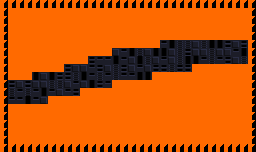

This game map was drawn from its Tiled (.tmx) file and the tilesets committed beside it. A one-line description and the trimmed map source follow:
An orthogonal 32x19 tile map with 8x8 px tiles, 8 tile layers (Background, GeometryBG, GeometryDestroyable, Geometry, ...), 2 hidden layers not drawn, 2 tilesets and 142 objects.

<map version="1.0" orientation="orthogonal" renderorder="left-down" width="32" height="19" tilewidth="8" tileheight="8" nextobjectid="1">
 <tileset firstgid="1" source="exported_tilesets/prototype.tsx" />
 <tileset firstgid="86" name="Zeta" tilewidth="8" tileheight="8" spacing="1" margin="1" tilecount="176" columns="4">
  <image source="../Sprites/geometry/zeta_complex/zeta_complex.png" width="37" height="397" />
  <terraintypes>
   <terrain name="Purple" tile="-1" />
  </terraintypes>
  <tile id="0">
   <objectgroup draworder="index">
    <object id="1" x="0" y="0" width="8" height="8" />
   </objectgroup>
  </tile>
  <tile id="1">
   <objectgroup draworder="index">
    <object id="1" x="0" y="0" width="8" height="8" />
   </objectgroup>
  </tile>
  <tile id="2" terrain="0,,0,">
   <objectgroup draworder="index">
    <object id="2" x="0" y="0" width="8" height="8" />
   </objectgroup>
  </tile>
  <tile id="3">
   <objectgroup draworder="index">
    <object id="1" x="0" y="0" width="8" height="8" />
   </objectgroup>
  </tile>
  <tile id="4">
   <objectgroup draworder="index">
    <object id="1" x="0" y="0" width="8" height="8" />
   </objectgroup>
  </tile>
  <tile id="5" terrain="0,0,0,0">
   <objectgroup draworder="index">
    <object id="1" x="0" y="0" width="8" height="8" />
   </objectgroup>
  </tile>
  <tile id="6" terrain="0,0,0,0">
   <objectgroup draworder="index">
    <object id="1" x="0" y="0" width="8" height="8" />
   </objectgroup>
  </tile>
  <tile id="7" terrain="0,0,,">
   <objectgroup draworder="index">
    <object id="1" x="0" y="0" width="8" height="8" />
   </objectgroup>
  </tile>
  <tile id="8" terrain="0,,,">
   <objectgroup draworder="index">
    <object id="2" x="0" y="0">
     <polygon points="0,0 0,8 8,0" />
    </object>
   </objectgroup>
  </tile>
  <tile id="9" terrain=",,0,">
   <objectgroup draworder="index">
    <object id="2" x="0" y="0">
     <polygon points="0,0 0,8 8,8" />
    </object>
   </objectgroup>
  </tile>
  <tile id="10" terrain=",,0,0">
   <objectgroup draworder="index">
    <object id="1" x="0" y="0" width="8" height="8" />
   </objectgroup>
  </tile>
  <tile id="11" terrain=",,,0">
   <objectgroup draworder="index">
    <object id="3" x="0" y="8">
     <polygon points="0,0 8,-8 8,0 0,0" />
    </object>
   </objectgroup>
  </tile>
  <tile id="12">
   <objectgroup draworder="index">
    <object id="1" x="0" y="0" width="8" height="8" />
   </objectgroup>
  </tile>
  <tile id="13" terrain=",0,,0">
   <objectgroup draworder="index">
    <object id="1" x="0" y="0" width="8" height="8" />
   </objectgroup>
  </tile>
  <tile id="14" terrain=",0,,">
   <objectgroup draworder="index">
    <object id="2" x="0" y="0">
     <polygon points="0,0 8,8 8,0" />
    </object>
   </objectgroup>
  </tile>
  <tile id="15">
   <objectgroup draworder="index">
    <object id="1" x="5" y="0" width="3" height="8" />
   </objectgroup>
  </tile>
  <tile id="16">
   <objectgroup draworder="index">
    <object id="2" x="0" y="0" width="3" height="8" />
   </objectgroup>
  </tile>
  <tile id="17">
   <objectgroup draworder="index">
    <object id="1" x="0" y="0" width="8" height="8" />
   </objectgroup>
  </tile>
  <tile id="18">
   <objectgroup draworder="index">
    <object id="1" x="0" y="0" width="8" height="8" />
   </objectgroup>
  </tile>
  <tile id="19">
   <objectgroup draworder="index">
    <object id="1" x="0" y="0" width="8" height="8" />
   </objectgroup>
  </tile>
  <tile id="20">
   <objectgroup draworder="index">
    <object id="1" x="0" y="0" width="8" height="8" />
   </objectgroup>
  </tile>
  <tile id="21">
   <objectgroup draworder="index">
    <object id="1" x="0" y="0" width="8" height="8" />
   </objectgroup>
  </tile>
  <tile id="22">
   <objectgroup draworder="index">
    <object id="1" x="0" y="0" width="8" height="8" />
   </objectgroup>
  </tile>
  <tile id="23">
   <objectgroup draworder="index">
    <object id="1" x="0" y="0" width="8" height="8" />
   </objectgroup>
  </tile>
  <tile id="24">
   <objectgroup draworder="index">
    <object id="1" x="0" y="0" width="8" height="8" />
   </objectgroup>
  </tile>
  <tile id="25">
   <objectgroup draworder="index">
    <object id="1" x="0" y="0" width="8" height="8" />
   </objectgroup>
  </tile>
  <tile id="26">
   <objectgroup draworder="index">
    <object id="1" x="0" y="0" width="8" height="8" />
   </objectgroup>
  </tile>
  <tile id="27">
   <objectgroup draworder="index">
    <object id="1" x="0" y="0" width="8" height="8" />
   </objectgroup>
  </tile>
  <tile id="28">
   <objectgroup draworder="index">
    <object id="1" x="0" y="0" width="8" height="8" />
   </objectgroup>
  </tile>
  <tile id="29">
   <objectgroup draworder="index">
    <object id="1" x="0" y="0" width="8" height="8" />
   </objectgroup>
  </tile>
  <tile id="30">
   <objectgroup draworder="index">
    <object id="1" x="0" y="0" width="8" height="8" />
   </objectgroup>
  </tile>
  <tile id="31">
   <objectgroup draworder="index">
    <object id="1" x="0" y="0" width="8" height="8" />
   </objectgroup>
  </tile>
  <tile id="32">
   <objectgroup draworder="index">
    <object id="1" x="0" y="0" width="8" height="8" />
   </objectgroup>
  </tile>
  <tile id="33">
   <objectgroup draworder="index">
    <object id="1" x="0" y="0" width="8" height="8" />
   </objectgroup>
  </tile>
  <tile id="34">
   <objectgroup draworder="index">
    <object id="1" x="0" y="0" width="8" height="8" />
   </objectgroup>
  </tile>
  <tile id="35">
   <objectgroup draworder="index">
    <object id="1" x="0" y="0" width="8" height="8" />
   </objectgroup>
  </tile>
  <tile id="36">
   <objectgroup draworder="index">
    <object id="1" x="0" y="0" width="8" height="8" />
   </objectgroup>
  </tile>
  <tile id="37">
   <objectgroup draworder="index">
    <object id="1" x="0" y="0" width="8" height="8" />
   </objectgroup>
  </tile>
  <tile id="38">
   <objectgroup draworder="index">
    <object id="1" x="0" y="0" width="8" height="8" />
   </objectgroup>
  </tile>
  <tile id="39">
   <objectgroup draworder="index">
    <object id="2" x="0" y="8">
     <polygon points="0,0 8,0 8,-8 6,-8 6,-7 4,-7 4,-6 3,-6 3,-5 2,-5 2,-4 1,-4 1,-2 0,-2" />
    </object>
   </objectgroup>
  </tile>
  <tile id="40">
   <objectgroup draworder="index">
    <object id="1" x="0" y="0" width="8" height="8" />
   </objectgroup>
  </tile>
  <tile id="41">
   <objectgroup draworder="index">
    <object id="1" x="0" y="0" width="8" height="8" />
   </objectgroup>
  </tile>
  <tile id="42">
   <objectgroup draworder="index">
    <object id="3" x="0" y="8">
     <polygon points="0,0 8,0 8,-2 7,-2 7,-4 6,-4 6,-5 5,-5 5,-6 4,-6 4,-7 2,-7 2,-8 0,-8" />
    </object>
   </objectgroup>
  </tile>
  <tile id="43">
   <objectgroup draworder="index">
    <object id="1" x="0" y="0" width="8" height="8" />
   </objectgroup>
  </tile>
  <tile id="44">
   <objectgroup draworder="index">
    <!-- 1 objects omitted --></objectgroup>
  </tile>
  <tile id="45">
   <objectgroup draworder="index">
    <!-- 1 objects omitted --></objectgroup>
  </tile>
  <tile id="46">
   <objectgroup draworder="index">
    <!-- 1 objects omitted --></objectgroup>
  </tile>
  <tile id="47">
   <objectgroup draworder="index">
    <!-- 1 objects omitted --></objectgroup>
  </tile>
  <tile id="48">
   <objectgroup draworder="index">
    <!-- 1 objects omitted --></objectgroup>
  </tile>
  <tile id="49">
   <objectgroup draworder="index">
    <!-- 1 objects omitted --></objectgroup>
  </tile>
  <tile id="50">
   <objectgroup draworder="index">
    <!-- 1 objects omitted --></objectgroup>
  </tile>
  <tile id="51">
   <objectgroup draworder="index">
    <!-- 1 objects omitted --></objectgroup>
  </tile>
  <tile id="52">
   <objectgroup draworder="index">
    <!-- 4 objects omitted --></objectgroup>
  </tile>
  <tile id="53">
   <objectgroup draworder="index">
    <!-- 2 objects omitted --></objectgroup>
  </tile>
  <tile id="54">
   <objectgroup draworder="index">
    <!-- 1 objects omitted --></objectgroup>
  </tile>
  <tile id="55">
   <objectgroup draworder="index">
    <!-- 4 objects omitted --></objectgroup>
  </tile>
  <tile id="56">
   <objectgroup draworder="index">
    <!-- 1 objects omitted --></objectgroup>
  </tile>
  <tile id="57">
   <objectgroup draworder="index">
    <!-- 1 objects omitted --></objectgroup>
  </tile>
  <tile id="63">
   <objectgroup draworder="index">
    <!-- 1 objects omitted --></objectgroup>
  </tile>
  <tile id="64">
   <objectgroup draworder="index">
    <!-- 1 objects omitted --></objectgroup>
  </tile>
  <tile id="65">
   <objectgroup draworder="index">
    <!-- 1 objects omitted --></objectgroup>
  </tile>
  <tile id="66">
   <objectgroup draworder="index">
    <!-- 1 objects omitted --></objectgroup>
  </tile>
  <tile id="67">
   <objectgroup draworder="index">
    <!-- 1 objects omitted --></objectgroup>
  </tile>
  <tile id="68">
   <objectgroup draworder="index">
    <!-- 1 objects omitted --></objectgroup>
  </tile>
  <tile id="69">
   <objectgroup draworder="index">
    <!-- 1 objects omitted --></objectgroup>
  </tile>
  <tile id="70">
   <objectgroup draworder="index">
    <!-- 1 objects omitted --></objectgroup>
  </tile>
  <tile id="71">
   <objectgroup draworder="index">
    <!-- 1 objects omitted --></objectgroup>
  </tile>
  <tile id="72">
   <objectgroup draworder="index">
    <!-- 1 objects omitted --></objectgroup>
  </tile>
  <tile id="73">
   <objectgroup draworder="index">
    <!-- 1 objects omitted --></objectgroup>
  </tile>
  <tile id="74">
   <objectgroup draworder="index">
    <!-- 1 objects omitted --></objectgroup>
  </tile>
  <tile id="75">
   <objectgroup draworder="index">
    <!-- 1 objects omitted --></objectgroup>
  </tile>
  <tile id="76">
   <objectgroup draworder="index">
    <!-- 1 objects omitted --></objectgroup>
  </tile>
  <tile id="77">
   <objectgroup draworder="index">
    <!-- 1 objects omitted --></objectgroup>
  </tile>
  <tile id="78">
   <objectgroup draworder="index">
    <!-- 1 objects omitted --></objectgroup>
  </tile>
  <tile id="79">
   <objectgroup draworder="index">
    <!-- 1 objects omitted --></objectgroup>
  </tile>
  <tile id="80">
   <objectgroup draworder="index">
    <!-- 1 objects omitted --></objectgroup>
  </tile>
  <tile id="81">
   <objectgroup draworder="index">
    <!-- 1 objects omitted --></objectgroup>
  </tile>
  <tile id="82">
   <objectgroup draworder="index">
    <!-- 1 objects omitted --></objectgroup>
  </tile>
  <tile id="83">
   <objectgroup draworder="index" />
  </tile>
  <tile id="94">
   <objectgroup draworder="index">
    <!-- 1 objects omitted --></objectgroup>
  </tile>
  <tile id="104">
   <objectgroup draworder="index">
    <!-- 1 objects omitted --></objectgroup>
  </tile>
  <tile id="105">
   <objectgroup draworder="index">
    <!-- 1 objects omitted --></objectgroup>
  </tile>
  <tile id="106">
   <objectgroup draworder="index">
    <!-- 1 objects omitted --></objectgroup>
  </tile>
  <tile id="107">
   <objectgroup draworder="index">
    <!-- 1 objects omitted --></objectgroup>
  </tile>
  <tile id="108">
   <objectgroup draworder="index">
    <!-- 1 objects omitted --></objectgroup>
  </tile>
  <tile id="109">
   <objectgroup draworder="index">
    <!-- 1 objects omitted --></objectgroup>
  </tile>
  <tile id="110">
   <objectgroup draworder="index">
    <!-- 1 objects omitted --></objectgroup>
  </tile>
  <tile id="111">
   <objectgroup draworder="index">
    <!-- 1 objects omitted --></objectgroup>
  </tile>
  <tile id="112">
   <objectgroup draworder="index">
    <!-- 1 objects omitted --></objectgroup>
  </tile>
  <tile id="113">
   <objectgroup draworder="index">
    <!-- 1 objects omitted --></objectgroup>
  </tile>
  <tile id="114">
   <objectgroup draworder="index">
    <!-- 1 objects omitted --></objectgroup>
  </tile>
  <tile id="115">
   <objectgroup draworder="index">
    <!-- 1 objects omitted --></objectgroup>
  </tile>
  <tile id="116">
   <objectgroup draworder="index">
    <!-- 1 objects omitted --></objectgroup>
  </tile>
  <tile id="117">
   <objectgroup draworder="index">
    <!-- 1 objects omitted --></objectgroup>
  </tile>
  <tile id="118">
   <objectgroup draworder="index">
    <!-- 1 objects omitted --></objectgroup>
  </tile>
  <tile id="119">
   <objectgroup draworder="index">
    <!-- 1 objects omitted --></objectgroup>
  </tile>
  <tile id="120">
   <objectgroup draworder="index">
    <!-- 1 objects omitted --></objectgroup>
  </tile>
  <tile id="121">
   <objectgroup draworder="index">
    <!-- 1 objects omitted --></objectgroup>
  </tile>
  <tile id="122">
   <objectgroup draworder="index">
    <!-- 1 objects omitted --></objectgroup>
  </tile>
  <tile id="123">
   <objectgroup draworder="index">
    <!-- 1 objects omitted --></objectgroup>
  </tile>
  <tile id="124">
   <objectgroup draworder="index">
    <!-- 1 objects omitted --></objectgroup>
  </tile>
  <tile id="125">
   <objectgroup draworder="index">
    <!-- 1 objects omitted --></objectgroup>
  </tile>
  <tile id="126">
   <objectgroup draworder="index">
    <!-- 1 objects omitted --></objectgroup>
  </tile>
  <tile id="127">
   <objectgroup draworder="index">
    <!-- 1 objects omitted --></objectgroup>
  </tile>
  <tile id="128">
   <objectgroup draworder="index">
    <!-- 1 objects omitted --></objectgroup>
  </tile>
  <tile id="129">
   <objectgroup draworder="index">
    <!-- 1 objects omitted --></objectgroup>
  </tile>
  <tile id="130">
   <objectgroup draworder="index">
    <!-- 1 objects omitted --></objectgroup>
  </tile>
  <tile id="131">
   <objectgroup draworder="index">
    <!-- 1 objects omitted --></objectgroup>
  </tile>
  <tile id="143">
   <objectgroup draworder="index">
    <!-- 1 objects omitted --></objectgroup>
  </tile>
  <tile id="144">
   <objectgroup draworder="index">
    <!-- 1 objects omitted --></objectgroup>
  </tile>
  <tile id="147">
   <objectgroup draworder="index">
    <!-- 1 objects omitted --></objectgroup>
  </tile>
  <tile id="148">
   <objectgroup draworder="index">
    <!-- 1 objects omitted --></objectgroup>
  </tile>
  <tile id="149">
   <objectgroup draworder="index">
    <!-- 1 objects omitted --></objectgroup>
  </tile>
  <tile id="150">
   <objectgroup draworder="index">
    <!-- 1 objects omitted --></objectgroup>
  </tile>
  <tile id="151">
   <objectgroup draworder="index">
    <!-- 1 objects omitted --></objectgroup>
  </tile>
  <tile id="152">
   <objectgroup draworder="index">
    <!-- 1 objects omitted --></objectgroup>
  </tile>
  <tile id="153">
   <objectgroup draworder="index">
    <!-- 1 objects omitted --></objectgroup>
  </tile>
  <tile id="154">
   <objectgroup draworder="index">
    <!-- 1 objects omitted --></objectgroup>
  </tile>
  <tile id="155">
   <objectgroup draworder="index">
    <!-- 1 objects omitted --></objectgroup>
  </tile>
  <tile id="156">
   <objectgroup draworder="index">
    <!-- 1 objects omitted --></objectgroup>
  </tile>
  <tile id="157">
   <objectgroup draworder="index">
    <!-- 1 objects omitted --></objectgroup>
  </tile>
  <tile id="158">
   <objectgroup draworder="index">
    <!-- 1 objects omitted --></objectgroup>
  </tile>
  <tile id="159">
   <objectgroup draworder="index">
    <!-- 1 objects omitted --></objectgroup>
  </tile>
  <tile id="160">
   <objectgroup draworder="index">
    <!-- 1 objects omitted --></objectgroup>
  </tile>
  <tile id="161">
   <objectgroup draworder="index">
    <!-- 1 objects omitted --></objectgroup>
  </tile>
  <tile id="162">
   <objectgroup draworder="index">
    <!-- 1 objects omitted --></objectgroup>
  </tile>
  <tile id="163">
   <objectgroup draworder="index">
    <!-- 1 objects omitted --></objectgroup>
  </tile>
  <tile id="164">
   <objectgroup draworder="index">
    <!-- 1 objects omitted --></objectgroup>
  </tile>
  <tile id="165">
   <objectgroup draworder="index">
    <!-- 1 objects omitted --></objectgroup>
  </tile>
  <tile id="166">
   <objectgroup draworder="index">
    <!-- 1 objects omitted --></objectgroup>
  </tile>
  <tile id="167">
   <objectgroup draworder="index">
    <!-- 1 objects omitted --></objectgroup>
  </tile>
  <tile id="168">
   <objectgroup draworder="index">
    <!-- 1 objects omitted --></objectgroup>
  </tile>
  <tile id="169">
   <objectgroup draworder="index">
    <!-- 1 objects omitted --></objectgroup>
  </tile>
  <tile id="170">
   <objectgroup draworder="index">
    <!-- 1 objects omitted --></objectgroup>
  </tile>
  <tile id="171">
   <objectgroup draworder="index">
    <!-- 1 objects omitted --></objectgroup>
  </tile>
  <tile id="172">
   <objectgroup draworder="index">
    <!-- 1 objects omitted --></objectgroup>
  </tile>
 </tileset>
 <layer name="Background" width="32" height="19">
  <properties>
   <property name="unity:ignore" value="collision" />
   <property name="unity:sortingLayerName" value="Background" />
  </properties>
  <data>[608 cells, 510 non-empty, 5 distinct tile ids]</data>
 </layer>
 <layer name="ParalaxBG" width="32" height="19" visible="0">
  <properties>
   <property name="unity:ignore" value="collision" />
   <property name="unity:sortingLayerName" value="ParalaxBG" />
   <property name="unity:tag" value="TiledParalax" />
  </properties>
  <data>[608 cells, 0 non-empty, 0 distinct tile ids]</data>
 </layer>
 <layer name="ParalaxFG" width="32" height="19" visible="0">
  <properties>
   <property name="unity:ignore" value="collision" />
   <property name="unity:sortingLayerName" value="ParalaxFG" />
   <property name="unity:tag" value="TiledParalax" />
  </properties>
  <data>[608 cells, 0 non-empty, 0 distinct tile ids]</data>
 </layer>
 <layer name="GeometryBG" width="32" height="19">
  <properties>
   <property name="unity:ignore" value="collision" />
   <property name="unity:sortingLayerName" value="GeometryBG" />
   <property name="unity:sortingOrder" value="-10" />
  </properties>
  <data>[608 cells, 98 non-empty, 1 distinct tile ids]</data>
 </layer>
 <layer name="GeometryDestroyable" width="32" height="19">
  <properties>
   <property name="unity:layer" value="Geometry" />
   <property name="unity:sortingLayerName" value="Geometry" />
  </properties>
  <data>[608 cells, 0 non-empty, 0 distinct tile ids]</data>
 </layer>
 <layer name="Geometry" width="32" height="19">
  <properties>
   <property name="unity:layer" value="Geometry" />
   <property name="unity:sortingLayerName" value="Geometry" />
  </properties>
  <data>[608 cells, 404 non-empty, 1 distinct tile ids]</data>
 </layer>
 <layer name="Items - HIDE ME" width="32" height="19">
  <properties>
   <property name="unity:layer" value="Geometry" />
   <property name="unity:sortingLayerName" value="Items" />
   <property name="unity:sortingOrder" type="int" value="-5" />
  </properties>
  <data>[608 cells, 0 non-empty, 0 distinct tile ids]</data>
 </layer>
 <layer name="Foreground" width="32" height="19">
  <properties>
   <property name="unity:ignore" value="collision" />
   <property name="unity:sortingLayerName" value="Foreground" />
  </properties>
  <data>[608 cells, 0 non-empty, 0 distinct tile ids]</data>
 </layer>
 <layer name="Foreground2" width="32" height="19">
  <properties>
   <property name="unity:ignore" value="collision" />
   <property name="unity:sortingLayerName" value="Foreground" />
   <property name="unity:sortingOrder" type="int" value="10" />
  </properties>
  <data>[608 cells, 0 non-empty, 0 distinct tile ids]</data>
 </layer>
 <layer name="Foreground3" width="32" height="19">
  <properties>
   <property name="unity:ignore" value="collision" />
   <property name="unity:sortingLayerName" value="Foreground" />
   <property name="unity:sortingOrder" type="int" value="20" />
  </properties>
  <data>[608 cells, 0 non-empty, 0 distinct tile ids]</data>
 </layer>
</map>
<!-- 98 of 142 objects omitted -->
